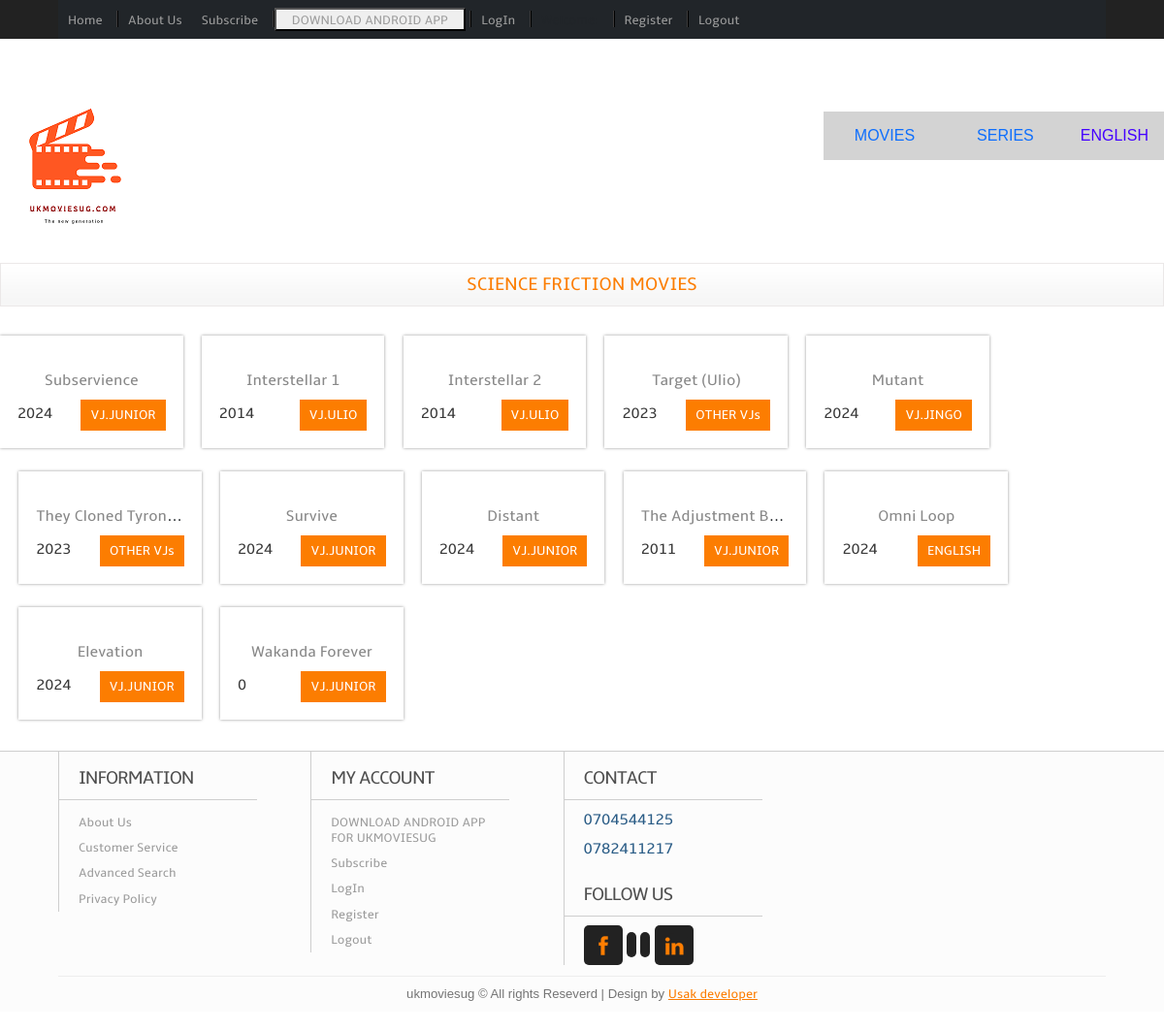
/Science_friction, run on the app's committed database.
### film/models.py (models this page shows, shortened)
class Movies(models.Model):
    movie_title=models.CharField(max_length=200,null=False)
    movie_actor=models.CharField(max_length=200,null=False)
    movie_director=models.CharField(max_length=200,null=False)
    CATEGORY_CHOICES=[
        ('SUPER ACTION','SUPER ACTION'),
        ('ACTION COMEDY','ACTION COMEDY'),
        ('ROMANTIC ACTION','ROMANTIC ACTION'),
        ('HORROR THRILLER','HORROR THRILLER'),
        ('SCIENCE FRICTION','SCIENCE FRICTION'),
        ('LOVE STORY','LOVE STORY'),
        ('INDIAN','INDIAN'),
        ('ACTION DETECTIVE','ACTION DETECTIVE'),
        ('COMEDY','COMEDY'),
        ('ROMANTIC COMEDY','ROMANTIC COMEDY'),
        ('ADVENTURE','ADVENTURE'),
        ('CARTOON','CARTOON'),
        ('FAMILY MOVIE','FAMILY MOVIE')
    ]
    movie_genre=models.CharField(max_length=300,null=False,choices=CATEGORY_CHOICES,default='ACTION')
    CATEGORY2_CHOICES=[
        ('VJ.JUNIOR','VJ.JUNIOR'),
        ('VJ.EMMY','VJ.EMMY'),
        ('VJ.ICE.P','VJ.ICE.P'),
        ('VJ.JINGO','VJ.JINGO'),
        ('ENGLISH','ENGLISH'),
        ('VJ.ULIO','VJ.ULIO'),
        ('VJ.MARK','VJ.MARK'),
        ('VJ.KEVO','VJ.KEVO'),
        ('VJ.MARTIN K','VJ.MARTIN K'),
        ('OTHER VJs','OTHER VJs'),
    ]
    movie_VJ=models.CharField(max_length=300,null=False,choices=CATEGORY2_CHOICES,default='VJ')
    movie_cost=models.CharField(max_length=300)
    STATUS1_TYPE_CHOICES=[
        ('New Movie','New Movie'),
        ('Featured','Featured')
    ]
    movie_status1=models.CharField(max_length=300,null=False,choices=STATUS1_TYPE_CHOICES,default='New')
    STATUS2_TYPE_CHOICES=[
        ('Free','Free'),
        ('Paid','Paid')
    ]
    movie_status2=models.CharField(max_length=200,choices=STATUS2_TYPE_CHOICES)
    movie_release_date=models.DateField(auto_now_add=True)
    movie_release_year=models.CharField(max_length=200,null=False)
    movie_image=models.ImageField(upload_to='pic')
    movie_video=models.FileField(upload_to='m_videos')
    file_size=models.CharField(max_length=200,null=True, blank=True)
    movie_description=models.CharField(max_length=3000,null=True, blank=True)

### film/views.py (the view)
# urls.py: path("Science_friction",views.get_sciefi,name="science_friction"),
def get_sciefi(request):
    sciefi_filter = Movies.objects.filter(movie_genre = 'SCIENCE FRICTION')
    context={
        "sciefi_filter":sciefi_filter,
    }
    return render(request, 'science_fric_only.html', context)

### film/templates/science_fric_only.html (shortened to what this page needs)
{% extends 'base.html' %}
{% load static %}
<!-- {% load crispy_forms_tags %}
{% load widget_tweaks %} -->
{% block content %}
<div class="content_top">
    <div class="heading">
    <h3 align="center"> SCIENCE FRICTION MOVIES</h3>
    </div>
</div>
<br>
<div class="section group">
    {% for sciefi_filter in sciefi_filter reversed %}
    <div class="grid_1_of_5 images_1_of_5">
	     <h2 class="test4"><a href="{% url 'mov_detail' sciefi_filter.id %}">{{sciefi_filter.movie_title}}</a></h2>
       <div class="price-details">
             <div class="price-number">
                  <p><span class="rupees">{{sciefi_filter.movie_release_year}}</span></p>
             </div>
                    <div class="add-cart">
                     <h4><a href="{% url 'mov_detail' sciefi_filter.id %}">{{sciefi_filter.movie_VJ}}</a></h4>
                    </div>
        </div>
    </div>
    {% endfor %}
</div>
{% endblock content %}

### film/static/css/style.css (style rules this page uses)
html,body,div,span,applet,object,iframe,h1,h2,h3,h4,h5,h6,p,blockquote,pre,a,abbr,acronym,address,big,cite,code,del,dfn,em,img,ins,kbd,q,s,samp,small,strike,strong,sub,sup,tt,var,b,u,i,dl,dt,dd,ol,nav ul,nav li,fieldset,form,label,legend,table,caption,tbody,tfoot,thead,tr,th,td,article,aside,canvas,details,embed,figure,figcaption,footer,header,hgroup,menu,nav,output,ruby,section,summary,time,mark,audio,video { margin:0;padding:0;border:0;font-size:100%;font:inherit;vertical-align:baseline; }
a { text-decoration:none; }
body { font-family: Arial, Helvetica, sans-serif; background: #FFF; }
.content_top { padding:10px 20px; border: 1px solid #EBE8E8; background: url(../images/strip-bg.gif) repeat-x #F6F6F6; }
.heading h3 { font-family: 'ambleregular'; font-size:1.2em; color:#FC7D01; text-transform: uppercase; }
.grid_1_of_5 { display: block; float: left; margin: 1% 0 1% 1.6%; box-shadow: 0px 0px 3px rgb(150, 150, 150); -webkit-box-shadow: 0px 0px 3px rgb(150, 150, 150); -moz-box-shadow: 0px 0px 3px rgb(150, 150, 150); -o-box-shadow: 0px 0px 3px rgb(150, 150, 150); }
.grid_1_of_5:first-child { margin-left: 0; }
.images_1_of_5 { width: 15.72%; padding:1.5%; text-align: center; position: relative; }
.images_1_of_5 h2 a { color:#888; font-family: 'ambleregular'; font-size:1em; padding-top:2px; }
.images_1_of_5 p { font-size: 0.8125em; padding: 0.4em 0; color: #333; }
.price-details { margin-top:10px; }
.price-number { float: left; }
.price-details p span.rupees { font-size:1.2em; font-family: 'ambleregular'; color:#383838; }
.add-cart { float:right; display: inline-block; }
.add-cart h4 a { font-size:0.85em; display: block; padding:8px 10px; font-family: 'ambleregular'; background:#FC7D01; color: #FFF; text-decoration: none; outline: 0; -webkit-transition: all 0.5s ease-in-out; -moz-transition: all 0.5s ease-in-out; -o-transition: all 0.5s ease-in-out; transition: all 0.5s ease-in-out; }
.section { clear: both; padding: 0px; margin: 0px; }
.group:before, .group:after { content: ""; display: table; }
.group:after { clear: both; }
.group { zoom: 1; }

### film/templates/base.html (style rules this page uses)
h2.test4 { white-space: nowrap; overflow: hidden; text-overflow: ellipsis; }

### data on the page
Movies: movie_title "Subservience", movie_release_year "2024", movie_VJ "VJ.JUNIOR"
Movies: movie_title "Interstellar 1", movie_release_year "2014", movie_VJ "VJ.ULIO"
Movies: movie_title "Interstellar 2", movie_release_year "2014", movie_VJ "VJ.ULIO"
Movies: movie_title "Target (Ulio)", movie_release_year "2023", movie_VJ "OTHER VJs"
Movies: movie_title "Mutant", movie_release_year "2024", movie_VJ "VJ.JINGO"
Movies: movie_title "They Cloned Tyron…", movie_release_year "2023", movie_VJ "OTHER VJs"
Movies: movie_title "Survive", movie_release_year "2024", movie_VJ "VJ.JUNIOR"
Movies: movie_title "Distant", movie_release_year "2024", movie_VJ "VJ.JUNIOR"
Movies: movie_title "The Adjustment B…", movie_release_year "2011", movie_VJ "VJ.JUNIOR"
Movies: movie_title "Omni Loop", movie_release_year "2024", movie_VJ "ENGLISH"
Movies: movie_title "Elevation", movie_release_year "2024", movie_VJ "VJ.JUNIOR"
Movies: movie_title "Wakanda Forever", movie_release_year "0", movie_VJ "VJ.JUNIOR"
